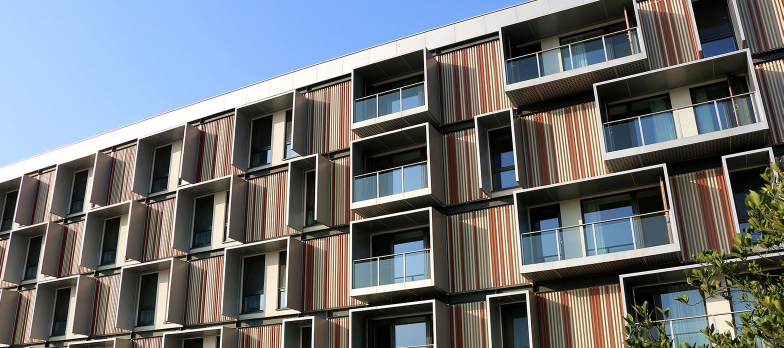
#> input picture Homeworks/hw3/hw3images/facade.jpg, 1567 x 696 px (shown at 1/2 size)
$ python Task1_1.py
#> lines starting #> are read from the running program, lines starting #| are printed output that depends on the picture
#> further down, facade is the input picture: shape (696, 1567, 3); mean R, G, B 111.8, 114.3, 116.7
### Homeworks/hw3/Homography.py
import numpy as np


class Homography:
    def __init__(self):
        self.homog = np.eye(3)  # homography matrix, identity matrix by default
        self.A = []  # matrix to store A in Ax=b
        self.b = []  # vector to store b in Ax=b

    def add_point_pair(self, x1: int, y1: int, x2: int, y2: int):
        """
        Homography is from (x1, y1) to (x2, y2)
        :param x1: x coordinate of pixel 1
        :param y1: y coordinate of pixel 1
        :param x2: x coordinate of pixel 2
        :param y2: y coordinate of pixel 2
        :return:
        """
        # append A and b by linear equation 1
        self.A.append([x1, y1, 1, 0, 0, 0, -x1 * x2, -y1 * x2])
        self.b.append(x2)

        # append A and b by linear equation 2
        self.A.append([0, 0, 0, x1, y1, 1, -x1 * y2, -y1 * y2])
        self.b.append(y2)

    def get_homog(self) -> np.array:
        """
        Solve homography matrix in Ax=b form
        :return: homography matrix
        """
        homog = np.matmul(np.linalg.pinv(self.A), np.asarray(self.b))
        homog = np.append(homog, 1)
        self.homog = homog.reshape((3, 3))
        # print(f"{self.homog=}")
        return self.homog

    # [10 lines left out: function get_affine, not called in this run]

### Homeworks/hw3/Task1_1.py

import numpy as np
from skimage.io import imread
from matplotlib import pyplot as plt

from Homography import Homography
from Points import *


def get_disp_coord(x, y):
    """
    Transform numpy array coordinate to matplotlib (image) coordinate
    :param x: positive x coordinate along height axis (downward)
    :param y: positive y coordinate along width axis (to the right)
    :return: (x', y') coordinate in image coordinate (positive x axis to the right, positive y axis downward)
    """
    return y, x


def get_homography(src_points, dst_points):
    """
    Get homography matrix given corresponding point pairs
    :param src_points: [[x1, y1], ...]
    :param dst_points: [[x1, y1], ...], same size as src_points
    :return: 3x3 matrix in numpy.array
    """
    homog = Homography()
    for src, dst in zip(src_points, dst_points):
        homog.add_point_pair(*src, *dst)
    H = homog.get_homog()
    return H


def disp_with_lines(src_img, dst_img, src_points, src_points2=None, dst_points=None):
    """
    Draw dst_img and src_img in a row, with ROI lines in both images
    :param src_points2:
    :param src_img: source image in numpy.array
    :param dst_img: destination image in numpy.array
    :param src_points: list of ROI vertex points in src_img [[x, y], ...]
    :param dst_points: list of ROI vertex points in dst_img [[x, y], ...], or None
    :return:
    """
    # get display coordinates for ROI points of both src and dst images
    src_points_disp = []
    src_points_disp2 = []
    disp_line_pairs = False
    if len(np.asarray(src_points).shape) > 2:
        disp_line_pairs = True
        for line_vertical, line_horizontal in src_points:
            for point in line_vertical:
                src_points_disp.append(get_disp_coord(*point))
            for point in line_horizontal:
                src_points_disp.append(get_disp_coord(*point))
    else:
        for p in src_points:
            src_points_disp.append(get_disp_coord(*p))
        src_points_disp.append(get_disp_coord(*src_points[0]))

        if src_points2:
            for p in src_points2:
                src_points_disp2.append(get_disp_coord(*p))
            src_points_disp2.append(get_disp_coord(*src_points2[0]))

    dst_points_disp = []
    if dst_points:
        for p in dst_points:
            dst_points_disp.append(get_disp_coord(*p))
        dst_points_disp.append(get_disp_coord(*dst_points[0]))

    # display
    fig, ax = plt.subplots(1, 2)
    ax[0].imshow(dst_img)
    ax[0].plot(*(list(zip(*dst_points_disp))), marker='o', linewidth=1, color='g')
    ax[1].imshow(src_img)
    if disp_line_pairs:
        assert len(src_points_disp) % 2 == 0
        cmap = plt.get_cmap('jet_r')
        n_lines = int(len(src_points_disp) / 2)
        for i in range(n_lines):
            color = cmap(float(int(i / 2)) / n_lines * 2)  # each line pair has a unique color
            ax[1].plot(*list(zip(*src_points_disp[i * 2: i * 2 + 2])), marker='*', linewidth=1, color=color)
    else:
        ax[1].plot(*(list(zip(*src_points_disp))), marker='o', linewidth=1, color='g')
        if src_points2:
            ax[1].plot(*(list(zip(*src_points_disp2))), marker='o', linewidth=1, color='r')

    plt.show()


def warp_with_homog(src_img, H):
    """
    Warp src_img by homography matrix H
    :param src_img: source distorted image in numpy.array
    :param H: homography matrix which transforms from src to dst
    :return: rectified undistorted (no projective, no affine) image in numpy.array
    """
    src_h, src_w, _ = src_img.shape
#> src_h = 696; src_w = 1567
    print(f"Src image height {src_h}, width {src_w}")
#| Src image height 696, width 1567
    dst_bottom_right = H @ np.array([src_h - 1, src_w - 1, 1])
#> dst_bottom_right = [2065, 4014, 1.97]
    dst_bottom_right = dst_bottom_right / dst_bottom_right[-1]
#> dst_bottom_right = [1050.5, 2042, 1]
    print(f"{dst_bottom_right=}")
#| dst_bottom_right=array([1.05049677e+03, 2.04198533e+03, 1.00000000e+00])

    dst_top_right = H @ np.array([0, src_w - 1, 1])
#> dst_top_right = [317.5, 3899.5, 1.8]
    dst_top_right = dst_top_right / dst_top_right[-1]
#> dst_top_right = [176.1, 2162.4, 1]
    print(f"{dst_top_right=}")
#| dst_top_right=array([1.76060117e+02, 2.16243638e+03, 1.00000000e+00])

    dst_bottom_left = H @ np.array([src_h - 1, 0, 1])
#> dst_bottom_left = [922.7, -1332.5, 1.16]
    dst_bottom_left = dst_bottom_left / dst_bottom_left[-1]
    print(f"{dst_bottom_left=}")
#| dst_bottom_left=array([ 7.93728366e+02, -1.14623838e+03,  1.00000000e+00])


    dst_h, dst_w = dst_bottom_right[:2].astype(int)
    dst_img = np.zeros((dst_h + 1, dst_w + 1, 3)).astype(int)
    dst_h, dst_w, _ = dst_img.shape
    print(f"Dst image height {dst_h}, width {dst_w}")
#| Dst image height 1051, width 2042
    H_inv = np.linalg.pinv(H)

    for i in range(dst_h):
        for j in range(dst_w):
            p_src = H_inv @ np.array([i, j, 1])
            p_src = (p_src / p_src[-1]).astype(int)
            # avoid index out of range error
            if 0 <= p_src[0] < src_h and 0 <= p_src[1] < src_w:
                dst_img[i][j] = src_img[p_src[0]][p_src[1]]
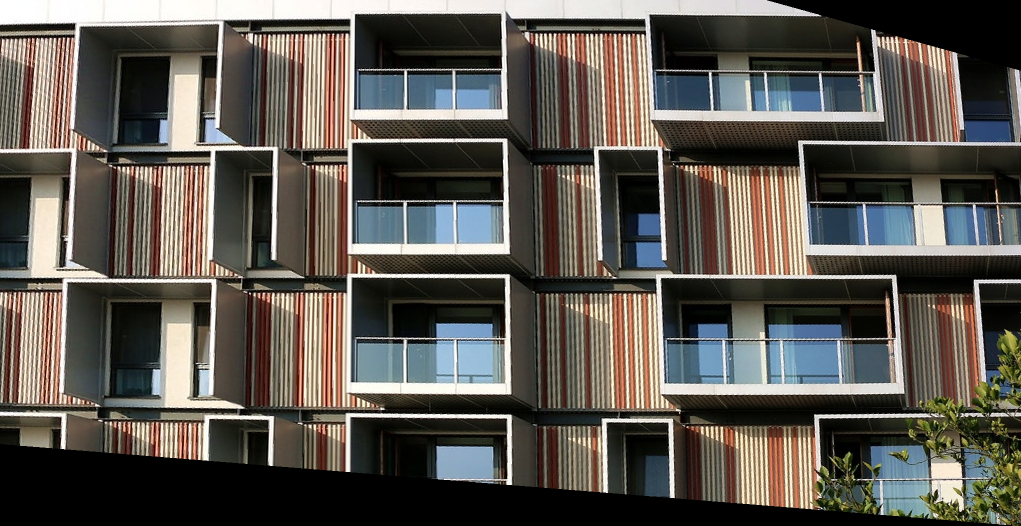
#> dst_img: shape (1051, 2042, 3) int64 (shown at 1/2 size); mean R, G, B 92, 87.5, 81.1

    return dst_img


def warp_with_points(src_img, src_points, dst_points):
    """
    Warp source image with point correspondences
    Homography is calculated based on correspondences from src_points to dst_points
    :param src_img: source image in numpy.array
    :param src_points: list of ROI vertex points in src_img [[x, y], ...]
    :param dst_points: list of ROI vertex points in dst_img [[x, y], ...]
    :return:
    """
    # get homography from src to dst (points start from top-left corner, counter-clockwise)
    H = get_homography(src_points, dst_points)
    print(f"{H=}")

    # remove pure projective and pure affine transforms by homography
    undistorted = warp_with_homog(src_img, H)

    # display images with corresponding ROI boundaries
    disp_with_lines(src_img, undistorted, src_points, dst_points=dst_points)
#> in disp_with_lines, `plt.show()`:
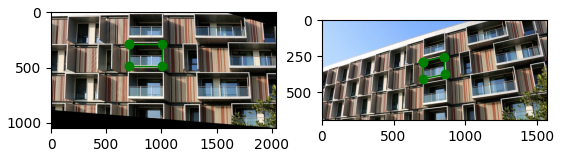
#> figure drawn by matplotlib, 2 panels


if __name__ == "__main__":
    # [13 lines of commented-out code are left out]
    facade = imread("hw3images/facade.jpg")
    warp_with_points(facade, facade_points, facade_rectified_points)
